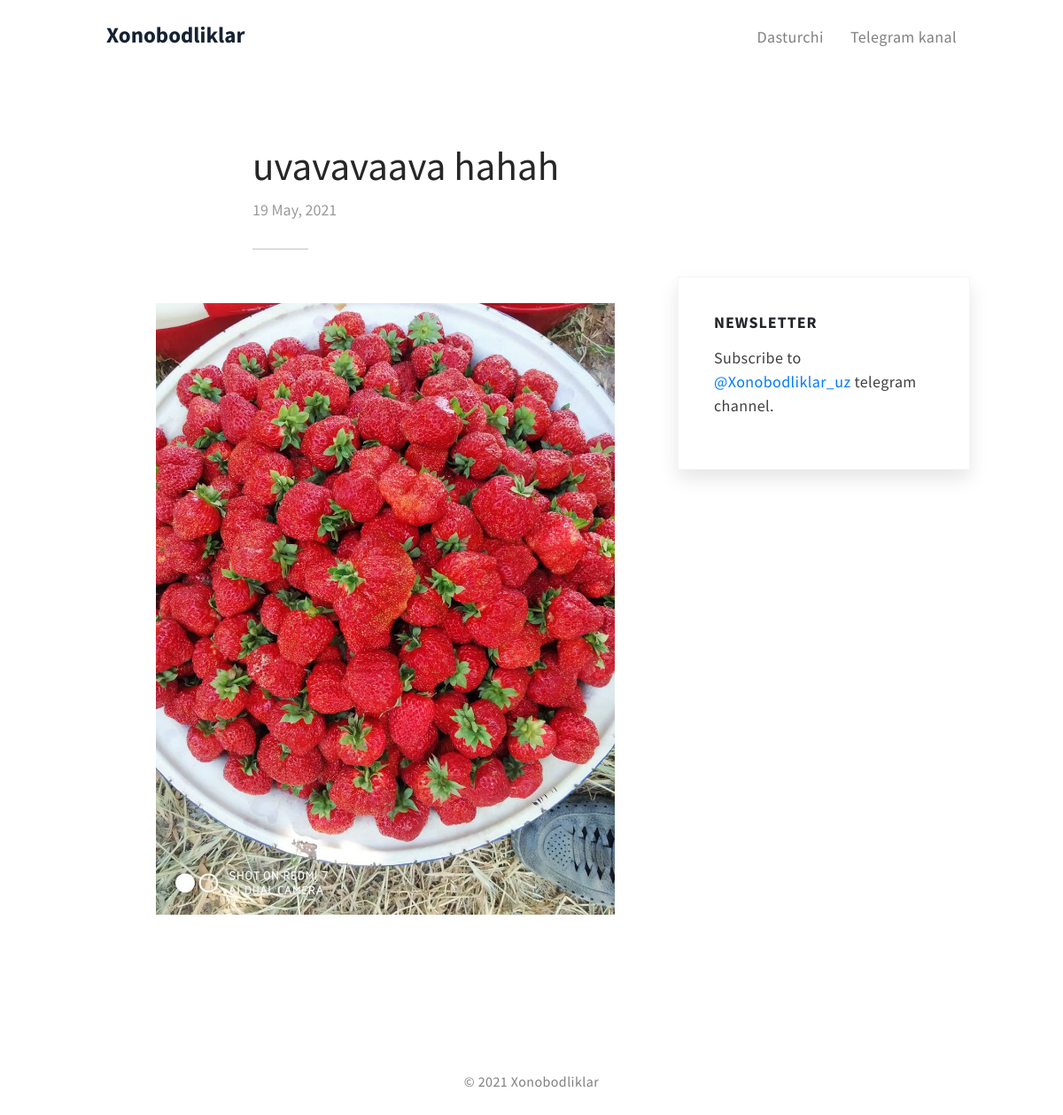
The app's page /8/ with its own data.
### yangiliklar/models.py (models this page shows, shortened)
class Yangilik(models.Model):
    title = models.CharField(max_length=255)
    img = models.ImageField(verbose_name="Rasm",upload_to="media")
    qisqa = tinymce_models.HTMLField()
    body = tinymce_models.HTMLField()
    date = models.DateTimeField(auto_now_add=True)
    class Meta:
        ordering = ['-id']

### yangiliklar/views.py (the view)
# urls.py: path('<int:pk>/', ArticleDetailView.as_view(), name='article_detail')
class ArticleDetailView(DetailView):
    model = Yangilik
    template_name = 'article_detail.html'

### templates/article_detail.html (shortened to what this page needs)
{% extends 'base.html' %}
{% load static %}
{% block content %}
<section class="flex align-items-center">
    <div class="container">
      <div class="row article-wrapper justify-center align-top">
        <div class="article-header col-md-8">
          <h1 class="title">{{ object.title }}</h1>
          <div class="date">
            <span>{{ object.date|date:"d F, Y " }}</span>
          </div>
        </div>
        <article class="content col-md-8 col-12">
            <figure><div class="figure_wrapper"><img src="{{object.img.url}}"></div></figure>
        </article>
{% endblock content %}

### static/assets/css/flexgridcombo.css (style rules this page uses)
.flex { display: flex; flex-wrap: wrap; }
.flex .col-12 { flex-basis: 100%; max-width: 100%; }
@media (min-width: 768px) { .flex .col-md-8 { flex-basis: 66.66666666666667%; max-width: 66.66666666666667%; } }
.justify-center { justify-content: center; }
.align-top { align-items: flex-start; }

### static/assets/css/style.css (style rules this page uses)
* { margin: 0; padding: 0; }
html { font-size: 16px; }
.flex > div { box-sizing: border-box; }
html { font-size: 18px; }
body { font-family: 'Source Sans Pro', sans-serif; font-weight: 400; }
.container { box-sizing: border-box; max-width: 1040px; padding: 0 40px; }
section { box-sizing: border-box; }
.title { color: rgba(0,0,0,0.85); }
.date { color: rgba(0,0,0,0.4); }
header + section:not(#home) { padding-top: 80px; }
.article-wrapper { padding: 80px 0; }
.article-header { margin-bottom: 30px; position: relative; }
.article-header:after { content: ''; height: 2px; background: #ddd; width: 10%; display: block; margin-top: 30px; }
article { margin-bottom: 50px; }
.article-wrapper .content img, .article-wrapper .content video, .article-wrapper .content iframe, .article-wrapper .content .iframe_wrap { max-width: 100%; vertical-align: top; }
.article-wrapper .content figure { margin: 0 0 16px; padding: 0; text-align: center; position: relative; }
.article-wrapper .content .figure_wrapper { position: relative; }
.article-wrapper .content .figure_wrapper img, .article-wrapper .content .figure_wrapper video { opacity: 1; transition: opacity .15s ease; max-height: 690px; }

### records on screen
Yangilik: title "uvavavaava hahah", date "19 May, 2021", img (picture)
